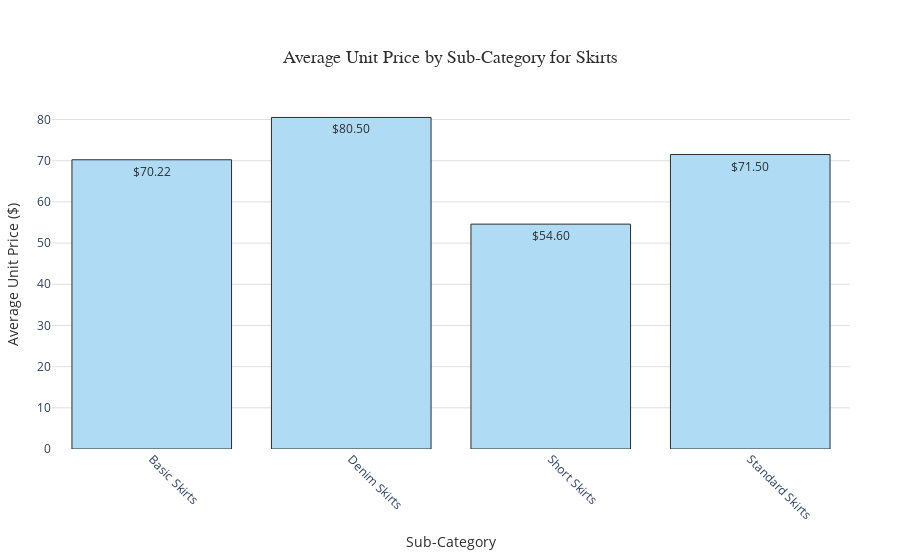

Notebook code cell kept with this figure:
### Markdown cell above
#### 👗 **Average Unit Price by Sub-Category (Skirts)**

Next up, we look at Skirts to see how their prices vary by style.

How We Did It:
- We filtered the data to focus on Skirts.
- Grouped them by style to find the average price for each.
- Made a simple bar chart to show the differences.

Why It Matters:

This chart helps Yakira Bella see which skirts are budget-friendly and which feel more premium. It’s great for planning sales or deciding which styles to stock more of.

### Code cell
import pandas as pd
import plotly.express as px
import plotly.graph_objects as go

# Load the Sales Analysis sheet
df = pd.read_excel('/Users/er/Desktop/Yakira Bella Test/project/Presentation/Final_Analyst_Project_Complete.xlsx', sheet_name='Sales Analysis')

# Filter for Category = 'Skirts'
df_skirts = df[df['Category'] == 'Skirts']

# Calculate the average Unit Price by Sub-Category for Skirts
avg_price_by_subcategory = df_skirts.groupby('Sub-Category')['Unit Price'].mean().reset_index()

# Create a bar chart
fig = go.Figure()

fig.add_trace(go.Bar(
    x=avg_price_by_subcategory['Sub-Category'],
    y=avg_price_by_subcategory['Unit Price'],
    marker=dict(
        color='#b0dbf5',  # Soft coral color for bars
        line=dict(width=1, color='#2D2D2D')  # Thin dark outline
    ),
    text=[f'${price:.2f}' for price in avg_price_by_subcategory['Unit Price']],  # Display price on bars
    textposition='auto',  # Automatically position text on top
    textfont=dict(size=12, color='#2D2D2D')
))

# Customize the layout
fig.update_layout(
    title=dict(
        text='Average Unit Price by Sub-Category for Skirts',
        font=dict(size=18, color='#2D2D2D', family='Arial, bold'),
        x=0.5,
        xanchor='center',
        yanchor='top',
        pad=dict(t=20)
    ),
    xaxis=dict(
        title='Sub-Category',
        titlefont=dict(size=14, color='#2D2D2D'),
        tickfont=dict(size=12),
        tickangle=45,
        showgrid=False
    ),
    yaxis=dict(
        title='Average Unit Price ($)',
        titlefont=dict(size=14, color='#2D2D2D'),
        tickfont=dict(size=12),
        gridcolor='#E0E0E0',
        zeroline=False
    ),
    plot_bgcolor='#FFFFFF',  # Clean white background
    paper_bgcolor='#FFFFFF',
    margin=dict(l=50, r=50, t=100, b=100),
    showlegend=False,
    hovermode='x'  # Show hover info for x-axis values
)

# Show the plot
#fig.show()

### Figure 1 — Plotly figure (JSON) as saved in the notebook; plotly's stock layout.template omitted (floating-point values rounded to 4 significant figures)
{"data": [{"marker": {"color": "#b0dbf5", "line": {"color": "#2D2D2D", "width": 1}}, "text": ["$70.22", "$80.50", "$54.60", "$71.50"], "textfont": {"color": "#2D2D2D", "size": 12}, "textposition": "auto", "type": "bar", "x": ["Basic Skirts", "Denim Skirts", "Short Skirts", "Standard Skirts"], "y": [70.22, 80.5, 54.6, 71.5]}], "layout": {"hovermode": "x", "margin": {"b": 100, "l": 50, "r": 50, "t": 100}, "paper_bgcolor": "#FFFFFF", "plot_bgcolor": "#FFFFFF", "showlegend": false, "title": {"font": {"color": "#2D2D2D", "family": "Arial, bold", "size": 18}, "pad": {"t": 20}, "text": "Average Unit Price by Sub-Category for Skirts", "x": 0.5, "xanchor": "center", "yanchor": "top"}, "xaxis": {"showgrid": false, "tickangle": 45, "tickfont": {"size": 12}, "title": {"font": {"color": "#2D2D2D", "size": 14}, "text": "Sub-Category"}}, "yaxis": {"gridcolor": "#E0E0E0", "tickfont": {"size": 12}, "title": {"font": {"color": "#2D2D2D", "size": 14}, "text": "Average Unit Price ($)"}, "zeroline": false}}}
